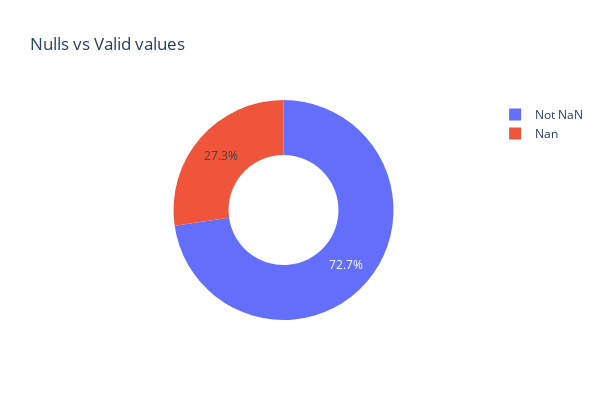
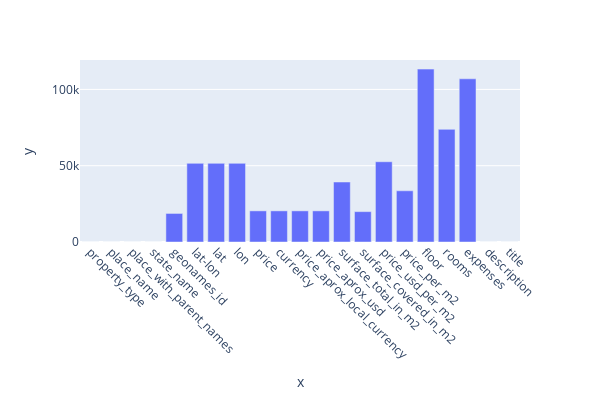

Notebook code for these charts, in order:
### Code cell
from IPython.display import display, HTML

CSS = """
.output {
    align-items: center;
}
"""

HTML('<style>{}</style>'.format(CSS))

fig_1 = px.bar(x=df.isna().sum().index, y=df.isna().sum().values,  width=600, height=400)

fig = px.pie(
    labels=['NaN', 'Not NaN'],
    values=[df.isnull().sum().sum(), 
    df.shape[0]*df.shape[1]-df.isnull().sum().sum()], 
    width=600, height=400, 
    names=['Nan', 'Not NaN'], 
    title='Nulls vs Valid values', 
    hole=0.5)

fig_1.update_xaxes(tickangle=45)

fig.show()
fig_1.show()

### Figure 1 — Plotly figure (JSON) as saved in the notebook; plotly's stock layout.template omitted (floating-point values rounded to 4 significant figures)
{"data": [{"domain": {"x": [0, 1], "y": [0, 1]}, "hole": 0.5, "hovertemplate": "label=%{label}<br>value=%{value}<extra></extra>", "labels": ["Nan", "Not NaN"], "legendgroup": "", "name": "", "showlegend": true, "type": "pie", "values": [694502, 1851076]}], "layout": {"height": 400, "legend": {"tracegroupgap": 0}, "title": {"text": "Nulls vs Valid values"}, "width": 600}}

### Figure 2 — Plotly figure (JSON) as saved in the notebook; plotly's stock layout.template omitted (floating-point values rounded to 4 significant figures)
{"data": [{"alignmentgroup": "True", "hovertemplate": "x=%{x}<br>y=%{y}<extra></extra>", "legendgroup": "", "marker": {"color": "#636efa", "pattern": {"shape": ""}}, "name": "", "offsetgroup": "", "orientation": "v", "showlegend": false, "textposition": "auto", "type": "bar", "x": ["property_type", "place_name", "place_with_parent_names", "state_name", "geonames_id", "lat-lon", "lat", "lon", "price", "currency", "price_aprox_local_currency", "price_aprox_usd", "surface_total_in_m2", "surface_covered_in_m2", "price_usd_per_m2", "price_per_m2", "floor", "rooms", "expenses", "description", "title"], "xaxis": "x", "y": [0, 0, 0, 0, 18717, 51549, 51549, 51549, 20410, 20411, 20410, 20410, 39326, 19906, 52601, 33561, 113319, 73828, 106956, 0, 0], "yaxis": "y"}], "layout": {"barmode": "relative", "height": 400, "legend": {"tracegroupgap": 0}, "margin": {"t": 60}, "width": 600, "xaxis": {"anchor": "y", "domain": [0, 1], "tickangle": 45, "title": {"text": "x"}}, "yaxis": {"anchor": "x", "domain": [0, 1], "title": {"text": "y"}}}}
